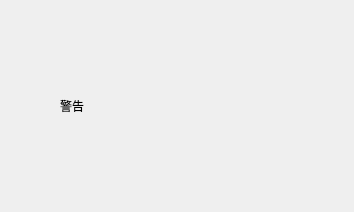
<?xml version="1.0" encoding="UTF-8"?>
<ui version="4.0">
 <class>Warning</class>
 <widget class="QDialog" name="Warning">
  <property name="geometry">
   <rect>
    <x>0</x>
    <y>0</y>
    <width>354</width>
    <height>212</height>
   </rect>
  </property>
  <property name="windowTitle">
   <string>提示</string>
  </property>
  <widget class="QLabel" name="label">
   <property name="geometry">
    <rect>
     <x>60</x>
     <y>60</y>
     <width>221</width>
     <height>91</height>
    </rect>
   </property>
   <property name="text">
    <string>警告</string>
   </property>
  </widget>
 </widget>
 <resources/>
 <connections/>
</ui>
